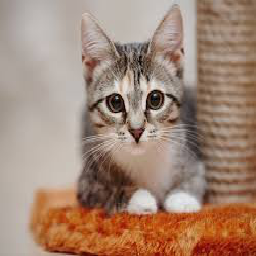
#> input picture Numerical_Analysis/report/12/cat.png, 256 x 256 px
$ python wavelet.py
#> lines starting #> are read from the running program, lines starting #| are printed output that depends on the picture; long printed decimals are rounded
from PIL import Image
import numpy as np
from copy import deepcopy

def log2(n):
    count = 0
    while(1):
        if (n % 2 == 0) :
            count = count + 1
            n = n/2
        else :
            break
    return count

def png_to_array(filename):
#> called with filename = 'cat.png'
    img = Image.open(filename)
#> img is the input picture: PIL image 256x256 RGB; mean R, G, B 163.3, 134.8, 117.2
    width, height = img.size
#> width = 256; height = 256
    img2 = Image.new('RGB', (width, height))
#> img2: PIL image 256x256 RGB; every value is 0
    img_pixels = np.array([[img.getpixel((i,j)) for j in range(height)] for i in range(width)])
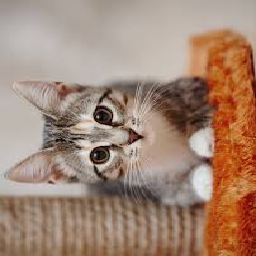
#> img_pixels: shape (256, 256, 3) int64; mean R, G, B 163.3, 134.8, 117.2
    return (img_pixels, width, height)

def array_to_png(array,width,height,filename):
    img2 = Image.new('RGB', (width, height))
    for x in range(width):
        for y in range(height):
            r,g,b = array[x][y]
            img2.putpixel((x,y), (r,g,b))
    img2.save(filename)
    return

def get_rgb(array,width,height):
    rs = np.array([])
    gs = np.array([])
    bs = np.array([])
    for x in range(width):
        for y in range(height):
            r,g,b = array[x][y]
            rs = np.append(rs,r)
            gs = np.append(gs,g)
            bs = np.append(bs,b)
    return (rs,gs,bs)

def create_from_rgb(rs,gs,bs,width,height):
    new_array = np.zeros((width,height,3),dtype=int)
    for x in range(width):
        for y in range(height):
            new_array[x][y][0] = rs[x*width+y]
            new_array[x][y][1] = gs[x*width+y]
            new_array[x][y][2] = bs[x*width+y]
    return new_array


def transform(colors,width,height,level):
    new_colors = deepcopy(colors)
    s = int(width/(2**level))
    for x in range(s):
        for y in range(s):
            f00 = colors[x*2 + y*2 * width]
            f10 = colors[x*2 + 1 + y*2 * width]
            f01 = colors[x*2 + (y*2+1) * width]
            f11 = colors[x*2 + 1 + (y*2+1) * width]

            n00 = (f00 + f10 + f01 + f11)/4.0
            n10 = (f00 - f10 + f01 - f11)/4.0
            n01 = (f00 + f10 - f01 - f11)/4.0
            n11 = (f00 - f10 - f01 + f11)/4.0

            new_colors[x + y * width] = n00
            new_colors[x + s + y * width] = n10
            new_colors[x + (y+s) * width] = n01
            new_colors[x+s + (y+s) * width] = n11
    return new_colors


def inv_transform(colors,width,height,level):
    new_colors = deepcopy(colors)
    s = int(width/(2**level))
    for x in range(s):
        for y in range(s):
            n00 = colors[x + y * width]
            n10 = colors[x + s + y * width]
            n01 = colors[x + (y+s) * width]
            n11 = colors[x+s + (y+s) * width]

            f00 = (n00 + n10 + n01 + n11)
            f10 = (n00 - n10 + n01 - n11)
            f01 = (n00 + n10 - n01 - n11)
            f11 = (n00 - n10 - n01 + n11)

            new_colors[x*2 + y*2 * width] = f00
            new_colors[x*2 + 1 + y*2 * width] = f10
            new_colors[x*2 + (y*2+1) * width] = f01
            new_colors[x*2 + 1 + (y*2+1) * width] = f11
    return new_colors


def compress(array,width,height,level):
    compressed = deepcopy(array)
    for i in range(width):
        for j in range(height):
            for k in range(3):
                if (abs(array[i][j][k]) < level):
                    compressed[i][j][k] = 0
    return compressed


if __name__ == "__main__":
    pic_array, width, height = png_to_array("cat.png")
#> width = 256
    rs,gs,bs = get_rgb(pic_array,width,height)

    new_rs = transform(rs,width,height,1)
#> in transform, `s = int(width/(2**level))`: s = 128
    new_gs = transform(gs,width,height,1)
    new_bs = transform(bs,width,height,1)
    new_pic_array = create_from_rgb(new_rs,new_gs,new_bs,width,height)
#> after the loop in create_from_rgb, `for x in range(width):`:
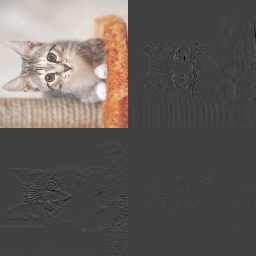
#> new_array: shape (256, 256, 3) int64; mean of channels 0, 1, 2 40.8, 33.7, 29.3; drawn with min black and max white
    array_to_png(new_pic_array, width, height, "cat_trans.png")
#> after the loop in array_to_png, `for x in range(width):`:
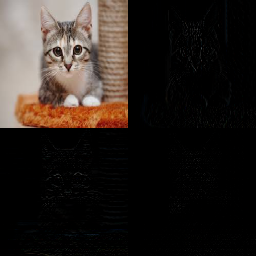
#> img2: PIL image 256x256 RGB; mean R, G, B 41.4, 34.4, 30

    rs_inv = inv_transform(new_rs,width,height,1)
    gs_inv = inv_transform(new_gs,width,height,1)
    bs_inv = inv_transform(new_bs,width,height,1)
    inv_array = create_from_rgb(rs_inv,gs_inv,bs_inv,width,height)
    array_to_png(inv_array,width,height,"cat_invtrans.png")


    l = log2(width)
#> the loop in log2, `while(1):` made 9 passes
#> n on passes 1 to 8: 128, 64, 32, 16, 8, 4, 2, 1
#> after the loop in log2, `while(1):`: count = 8; n = 1
#> l = 8
    for i in range(l):
        rs = transform(rs,width,height,i+1)
        gs = transform(gs,width,height,i+1)
        bs = transform(bs,width,height,i+1)
#> this loop made 8 passes
    transformed_array = create_from_rgb(rs,gs,bs,width,height)
#> call 3 of create_from_rgb, with rs = array of shape (65536,), gs = array of shape (65536,), bs = array of shape (65536,), width = 256, height = 256
#> after the loop in create_from_rgb (call 3), `for x in range(width):`:
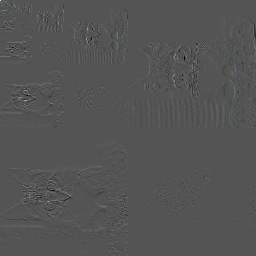
#> new_array: shape (256, 256, 3) int64; mean of channels 0, 1, 2 0.1, 0.2, 0.2; drawn with min black and max white
    array_to_png(transformed_array,width,height,"transformed.png")
#> call 3 of array_to_png, with width = 256, height = 256, filename = 'transformed.png'
#> after the loop in array_to_png (call 3), `for x in range(width):`:
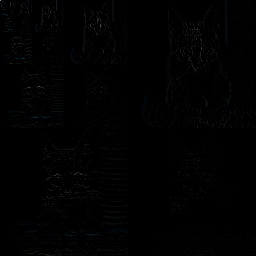
#> img2: PIL image 256x256 RGB; mean R, G, B 1.1, 1.2, 1.3

    for i in range(l):
        rs = inv_transform(rs,width,height,l-i)
        gs = inv_transform(gs,width,height,l-i)
        bs = inv_transform(bs,width,height,l-i)
#> this loop made 8 passes
    inv_array = create_from_rgb(rs,gs,bs,width,height)
    array_to_png(inv_array,width,height,"recovered.png")
    print(np.linalg.norm(inv_array - pic_array))
#| 0.0


    transformed_array = compress(transformed_array,width,height,4)
    rs,gs,bs = get_rgb(transformed_array,width,height)
    for i in range(l):
        rs = inv_transform(rs,width,height,l-i)
        gs = inv_transform(gs,width,height,l-i)
        bs = inv_transform(bs,width,height,l-i)
    inv_array = create_from_rgb(rs,gs,bs,width,height)
#> after the loop in create_from_rgb (call 5), `for x in range(width):`:
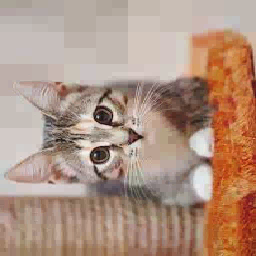
#> new_array: shape (256, 256, 3) int64; mean of channels 0, 1, 2 163, 134, 117; drawn with min black and max white
    array_to_png(inv_array,width,height,"compressed.png")
    print(np.linalg.norm(inv_array - pic_array))
#| 2947.903
